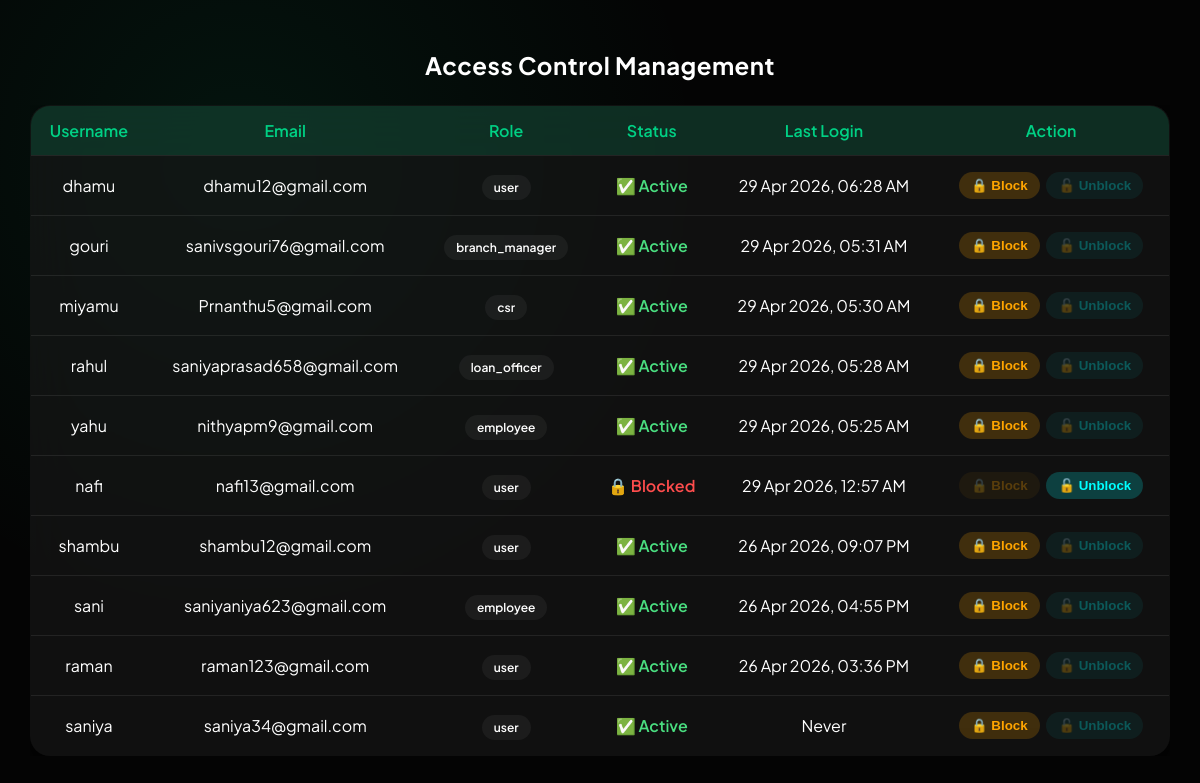
/admin-permissions/ (signed in), run on the app's committed database.
### accounts/models.py (models this page shows)
class CustomUser(AbstractUser):
    ROLE_CHOICES = (
        ('employee', 'Employee'),
        ('csr', 'CSR'),
        ('loan_officer', 'Loan Officer'),
        ('branch_manager', 'Branch Manager'),
        ('user', 'User'),
    )
    role = models.CharField(max_length=50, choices=ROLE_CHOICES, default='user')
    is_locked = models.BooleanField(default=False)
    failed_attempts = models.IntegerField(default=0)
    must_change_password = models.BooleanField(default=True)
    is_verified = models.BooleanField(default=False)
    is_approved = models.BooleanField(default=False)

### accounts/views.py (the view, shortened to what this page needs)
# urls.py: path('admin-permissions/', views.admin_permissions, name='admin_permissions'),
@login_required
def admin_permissions(request):
    if not request.user.is_superuser:
        return redirect("login")
    users = CustomUser.objects.filter(is_superuser=False).order_by("-last_login")
    return render(request, "admin_permissions.html", {"users": users})

### templates/admin_permissions.html (shortened to what this page needs)
<!DOCTYPE html>
<html>
<head>
</head>
<body>
<h2> Access Control Management</h2>
<div class="table-container">
<table>
    <tr>
        <th>Username</th>
        <th>Email</th>
        <th>Role</th>
        <th>Status</th>
        <th>Last Login</th>
        <th>Action</th>
    </tr>
    {% for user in users %}
    <tr>
        <td>{{ user.username }}</td>
        <td>{{ user.email }}</td>
        <td>
            <span class="role">{{ user.role }}</span>
        </td>
        <td>
            {% if user.is_locked %}
                <span class="locked">🔒 Blocked</span>
            {% else %}
                <span class="safe">✅ Active</span>
            {% endif %}
        </td>
        <td>
            {% if user.last_login %}
                {{ user.last_login|date:"d M Y, h:i A" }}
            {% else %}
                Never
            {% endif %}
        </td>
        <td>
            {% if not user.is_superuser %}
            <form method="POST">
                <button class="lock" name="action" value="lock"
                    {% if user.is_locked %}disabled{% endif %}>
                    🔒 Block
                </button>
                <button class="unlock" name="action" value="unlock"
                    {% if not user.is_locked %}disabled{% endif %}>
                    🔓 Unblock
                </button>
            </form>
            {% else %}
                <span class="safe">Admin</span>
            {% endif %}
        </td>
    </tr>
    {% empty %}
    <tr>
        <td colspan="6" class="empty">No users found</td>
    </tr>
    {% endfor %}
</table>
</div>
</body>
</html>

### templates/admin_permissions.html (style rules this page uses)
:root { --emerald: #00d084; --midnight: #040404; --glass: rgba(25,25,25,0.6); --border: rgba(255,255,255,0.08); }
body { font-family: 'Plus Jakarta Sans', sans-serif; margin: 0; padding: 30px; background: radial-gradient(circle at 20% 20%, rgba(0,208,132,0.08), transparent 40%), var(--midnight); color: #fff; }
h2 { text-align: center; margin-bottom: 25px; letter-spacing: 0.5px; }
.table-container { overflow-x: auto; }
table { width: 100%; border-collapse: collapse; background: var(--glass); backdrop-filter: blur(25px); border: 1px solid var(--border); border-radius: 20px; overflow: hidden; box-shadow: 0 20px 50px rgba(0,0,0,0.6); }
th { background: rgba(0,208,132,0.15); color: var(--emerald); font-weight: 600; }
th, td { padding: 14px; text-align: center; border-bottom: 1px solid var(--border); }
tr { transition: 0.3s; }
.locked { color: #ff4d4d; font-weight: 600; }
.safe { color: #4ade80; font-weight: 600; }
button { padding: 6px 12px; border: none; cursor: pointer; border-radius: 100px; margin: 2px; font-weight: 600; transition: 0.3s; }
.lock { background: rgba(255,165,0,0.2); color: orange; }
.unlock { background: rgba(0,255,255,0.2); color: cyan; }
button:disabled { opacity: 0.3; cursor: not-allowed; }
.role { padding: 5px 12px; border-radius: 20px; font-size: 12px; font-weight: 600; background: rgba(255,255,255,0.05); }

### data on the page
CustomUser: username "dhamu", email "dhamu12@gmail.com", role "user", is_locked "✅ Active", last_login "29 Apr 2026, 06:28 AM"
CustomUser: username "gouri", email "sanivsgouri76@gmail.com", role "branch_manager", is_locked "✅ Active", last_login "29 Apr 2026, 05:31 AM"
CustomUser: username "miyamu", email "Prnanthu5@gmail.com", role "csr", is_locked "✅ Active", last_login "29 Apr 2026, 05:30 AM"
CustomUser: username "rahul", email "saniyaprasad658@gmail.com", role "loan_officer", is_locked "✅ Active", last_login "29 Apr 2026, 05:28 AM"
CustomUser: username "yahu", email "nithyapm9@gmail.com", role "employee", is_locked "✅ Active", last_login "29 Apr 2026, 05:25 AM"
CustomUser: username "nafi", email "nafi13@gmail.com", role "user", is_locked "🔒 Blocked", last_login "29 Apr 2026, 12:57 AM"
CustomUser: username "shambu", email "shambu12@gmail.com", role "user", is_locked "✅ Active", last_login "26 Apr 2026, 09:07 PM"
CustomUser: username "sani", email "saniyaniya623@gmail.com", role "employee", is_locked "✅ Active", last_login "26 Apr 2026, 04:55 PM"
CustomUser: username "raman", email "raman123@gmail.com", role "user", is_locked "✅ Active", last_login "26 Apr 2026, 03:36 PM"
CustomUser: username "saniya", email "saniya34@gmail.com", role "user", is_locked "✅ Active", shows "Never"
